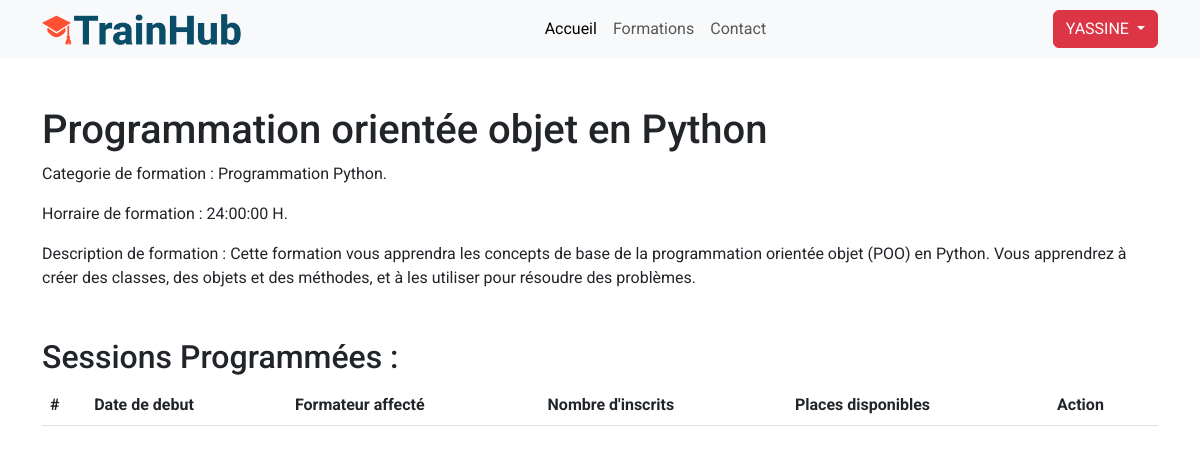
The app's page /details.php?id=2 (signed in) with its own data.
### tables this page shows
CREATE TABLE IF NOT EXISTS `formation` (
  `ID_FORMATION` int NOT NULL AUTO_INCREMENT,
  `ID_ADMIN` int NOT NULL,
  `SUJET_FORMATION` varchar(150) DEFAULT NULL,
  `CATEGORIE_FORMATION` varchar(30) DEFAULT NULL,
  `HORRAIRE_FORMATION` time DEFAULT NULL,
  `DESCRIPTIVE_FORMATION` varchar(1000) DEFAULT NULL,
  PRIMARY KEY (`ID_FORMATION`),
  KEY `FK_FORMATIO_CREER_ADMIN` (`ID_ADMIN`)
);

### details.php (the view, shortened to what this page needs)
<?php
include("./db_connection.php");
if (isset($_GET['id'])) {
  $id_formation = $_GET['id'];
}
?>
<!doctype html>
<html lang="en">
  <head>
    <link rel="stylesheet" href="styles.css">
    <link href="https://cdn.jsdelivr.net/npm/bootstrap@5.3.0-alpha3/dist/css/bootstrap.min.css" rel="stylesheet">
  </head>
  <body>
  <header class="sticky-top">
      <nav class="navbar navbar-expand-lg navbar-light bg-light">
        <div class="container">
          <a class="navbar-brand" href="index.php">
            <img src="icons/logo.png" alt="Logo" width="200">
          </a>
          <div class="collapse navbar-collapse" id="navbarNav">
            <ul class="navbar-nav mx-auto">
              <li class="nav-item">
                <a class="nav-link active" href="index.php">Accueil</a>
              </li>
              <li class="nav-item">
                <a class="nav-link" href="./formation.php">Formations</a>
              </li>
              <li class="nav-item">
                <a class="nav-link" href="#">Contact</a>
              </li>
            </ul>
            <div class="d-flex">
            <?php
                  if (isset($_SESSION['email'])) {
                      echo '
                      <div class="dropdown">
                        <button class="btn btn-danger dropdown-toggle text-uppercase" type="button" data-bs-toggle="dropdown" aria-expanded="false">
                          '. $_SESSION['full_name'] .'
                        </button>
                        <ul class="dropdown-menu">
                          <li><a class="dropdown-item" href="./profil.php">Mon Profil</a></li>
                          <li><a class="dropdown-item" href="#">Editer Mes Informations</a></li>
                          <li><hr class="dropdown-divider"></li>
                          <li><a class="dropdown-item" href="logout.php">Se Deconnecter</a></li>
                        </ul>
                      </div>';
                  } else {
                      echo '<a href="login.php" class="btn btn-outline-danger me-2" type="button">Login</a>
                      <a class="btn btn-danger" type="button">Sign up</a>';
                  }
                ?>
            </div>
          </div>
        </div>
      </nav>
    </header>
    <?php
      $formation_list_request = "SELECT * FROM `formation` WHERE formation.ID_FORMATION = '$id_formation'";
      $formation_list = $db_connection->prepare($formation_list_request);
      $formation_list->execute();
      $row = $formation_list->fetch(PDO::FETCH_ASSOC);
    ?>
    <section class="container my-5" >
      <h1><?php echo "$row[SUJET_FORMATION]" ?></h1>
      <p> Categorie de formation : <?php echo "$row[CATEGORIE_FORMATION]" ?>.</p>
      <p> Horraire de formation : <?php echo "$row[HORRAIRE_FORMATION]" ?> H.</p>
      <p> Description de formation : <?php echo "$row[DESCRIPTIVE_FORMATION]" ?></p>
    </section>
    <section class="container my-5">
      <h2>Sessions Programmées :</h2>
      <table class="table">
        <thead>
          <tr>
            <th scope="col">#</th>
            <th scope="col">Date de debut</th>
            <th scope="col">Formateur affecté</th>
            <th scope="col">Nombre d'inscrits</th>
            <th scope="col">Places disponibles</th>
            <th scope="col">Action</th>
          </tr>
        </thead>
      </table>
    </section>
</body>
</html>

### styles.css (style rules this page uses)
* { font-family: 'Roboto', sans-serif; }

### records on screen
formation: SUJET_FORMATION "Programmation orientée objet en Python", CATEGORIE_FORMATION "Programmation Python", HORRAIRE_FORMATION "24:00:00", DESCRIPTIVE_FORMATION "Cette formation vous apprendra les concepts de base de la programmation orientée objet (POO) en Python. Vous apprendrez à créer des classes, des objets et des méthodes, et à les utiliser pour résoudre des problèmes."

### other values on screen
$_SESSION['full_name'] "YASSINE"
